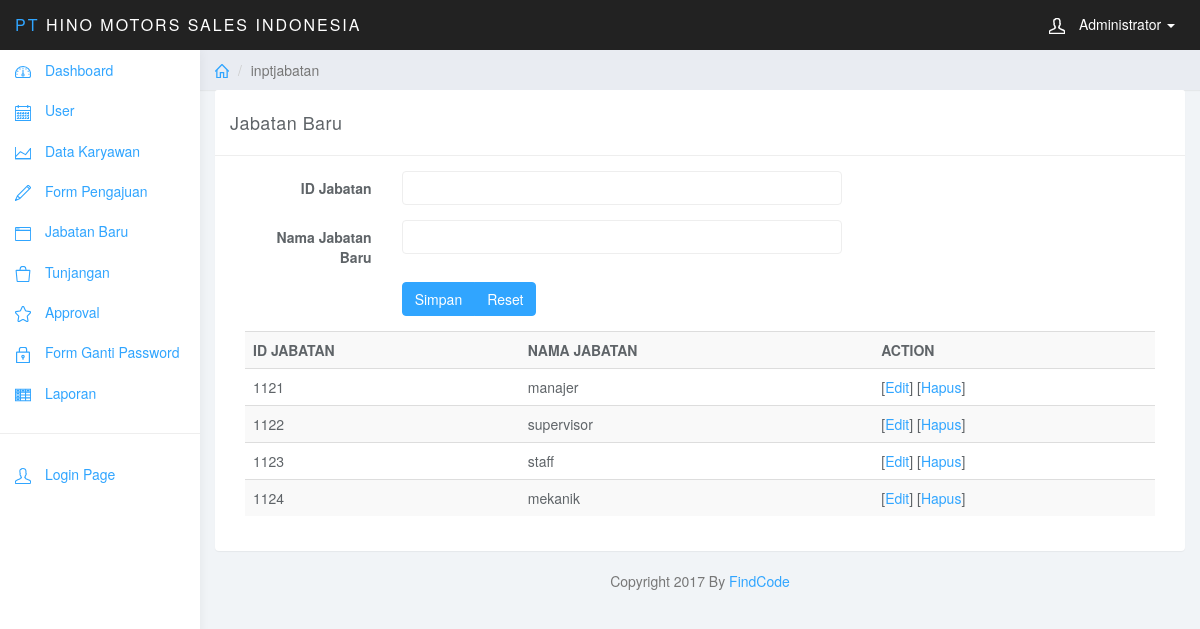
Page /index.php?page=inptjabatan (signed in) on the committed database.
### tables this page shows
CREATE TABLE IF NOT EXISTS `jabatan_tb` (
  `id` int(11) NOT NULL,
  `nama_jabatan` varchar(20) NOT NULL
);

### page/inptjabatan.php (the view)
<div class="panel panel-default">
    <div class="panel-heading">Jabatan Baru</div>
    <div class="panel-body">
        <div class="col-lg-8">
            <form class="form-horizontal" action="act/inputjabatan.php" method="post">
                <div class="form-group">
                    <label for="" class="control-label col-sm-3">ID Jabatan</label>
                    <div class="col-sm-9">
                        <input type="text" name="idjabatan" class="form-control" required>
                    </div>
                </div>
                <div class="form-group">
                    <label for="" class="control-label col-sm-3">Nama Jabatan Baru</label>
                    <div class="col-sm-9">
                        <input type="text" name="namajabatan" class="form-control" required>
                    </div>
                </div>
                <div class="form-group">
                    <div class="btn-group col-sm-9 col-sm-offset-3">
                        <button class="btn btn-primary" type="submit" >Simpan</button>
                        <button class="btn btn-primary" type="reset" >Reset</button>
                    </div>
                </div>
            </form>
        </div>
        <div class="col-lg-4">
        </div>
        <div class="col-sm-12">
            <div class="table-responsive">
                <table class="table table-striped">
                    <tr>
                        <th>ID JABATAN</th>
                        <th>NAMA JABATAN</th>
						<th>ACTION</th>
                    </tr>
                    <?php
                    $r = $con->query("Select * From jabatan_tb");
                    while ($rr = $r->fetch_array()) {
                        ?>
                        <tr>
                            <td><?php echo $rr['id'];?></td>
                            <td><?php echo $rr['nama_jabatan'];?></td>
                            <td>[<a href="index.php?page=inptjabatan-edit&id=<?php echo $rr['id'];?>">Edit</a>] [<a href="act/jabdel.php?id=<?php echo $rr['id'];?>" onclick="return confirm('Yakin ingin hpus data ?')">Hapus</a>]</td>
                        </tr>
                        <?php
                    }
                    ?>
                </table>
            </div>
        </div>
    </div>
</div>

### css/styles.css (style rules this page uses)
body { background: #f1f4f7; padding-top: 50px; color: #5f6468; }
a, a:hover, a:focus { color: #30a5ff; }
.form-control { border: 1px solid #eee; box-shadow: none; }
.btn-primary, .btn-primary:hover, .btn-primary:focus, .btn-primary:active, .btn-primary.active, .open > .dropdown-toggle.btn-primary, .btn-primary.disabled, .btn-primary[disabled], fieldset[disabled] .btn-primary, .btn-primary.disabled:hover, .btn-primary[disabled]:hover, fieldset[disabled] .btn-primary:hover, .btn-primary.disabled:focus, .btn-primary[disabled]:focus, fieldset[disabled] .btn-primary:focus, .btn-primary.disabled:active, .btn-primary[disabled]:active, fieldset[disabled] .btn-primary:active, .btn-primary.disabled.active, .btn-primary[disabled].active, fieldset[disabled] .btn-primary.active { background-color: #30a5ff; border-color: #30a5ff; }
.panel { border: 0; }
.panel-heading { font-size: 18px; font-weight: 300; letter-spacing: 0.025em; height: 66px; line-height: 45px; }
.panel-default .panel-heading { background: #fff; border-bottom: 1px solid #eee; color: #5f6468; }
.table { background: #fff; }

### rows in the picture
jabatan_tb: id "1121", nama_jabatan "manajer"
jabatan_tb: id "1122", nama_jabatan "supervisor"
jabatan_tb: id "1123", nama_jabatan "staff"
jabatan_tb: id "1124", nama_jabatan "mekanik"

### other values in the picture
$u "Administrator"
$page "inptjabatan"
